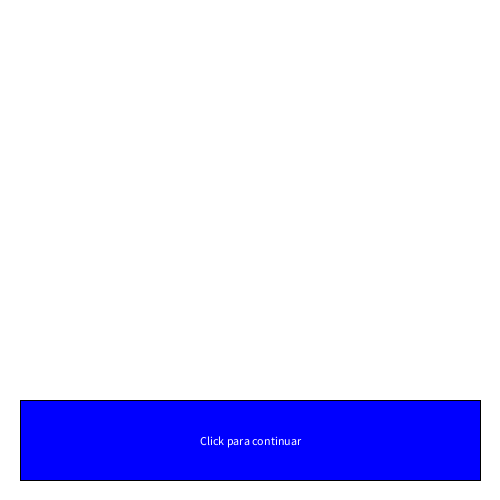
Frame 1 (no input)
Frame 60 (the mouse pressed at the canvas centre just before this capture): identical to frame 1, image omitted
Frame 120 (the mouse held since frame 60 and released just before this capture): identical to frame 1, image omitted

The Processing sketch that drew this single still picture (run headless with seeded random() and noise(); from frame 60 on, the mouse is pressed at the canvas centre):

// Processing sketch: botonRectangular
// ── botonRectangular.pde
int botonX = 20;
int botonY = 400;
int botonW = 460;
int botonH = 80;
String botonTXT = "Click para continuar";

void setup() {
  size(500, 500);
}

void draw() {
  background(255);

  if (
    mouseX > botonX && mouseX < botonX+botonW &&
    mouseY > botonY && mouseY < botonY+botonH
    ) {
    fill(0);
    cursor(HAND);
  } else {
    fill(0, 0, 255);
    cursor(ARROW);
  }
  rect(botonX, botonY, botonW, botonH);
  fill(255);
  textAlign(CENTER, CENTER);
  text(botonTXT, botonX, botonY, botonW, botonH);
}

void mouseReleased() {
  if (
    mouseX > botonX && mouseX < botonX+botonW &&
    mouseY > botonY && mouseY < botonY+botonH
    ) {
    println("CLICK");
  }
}
